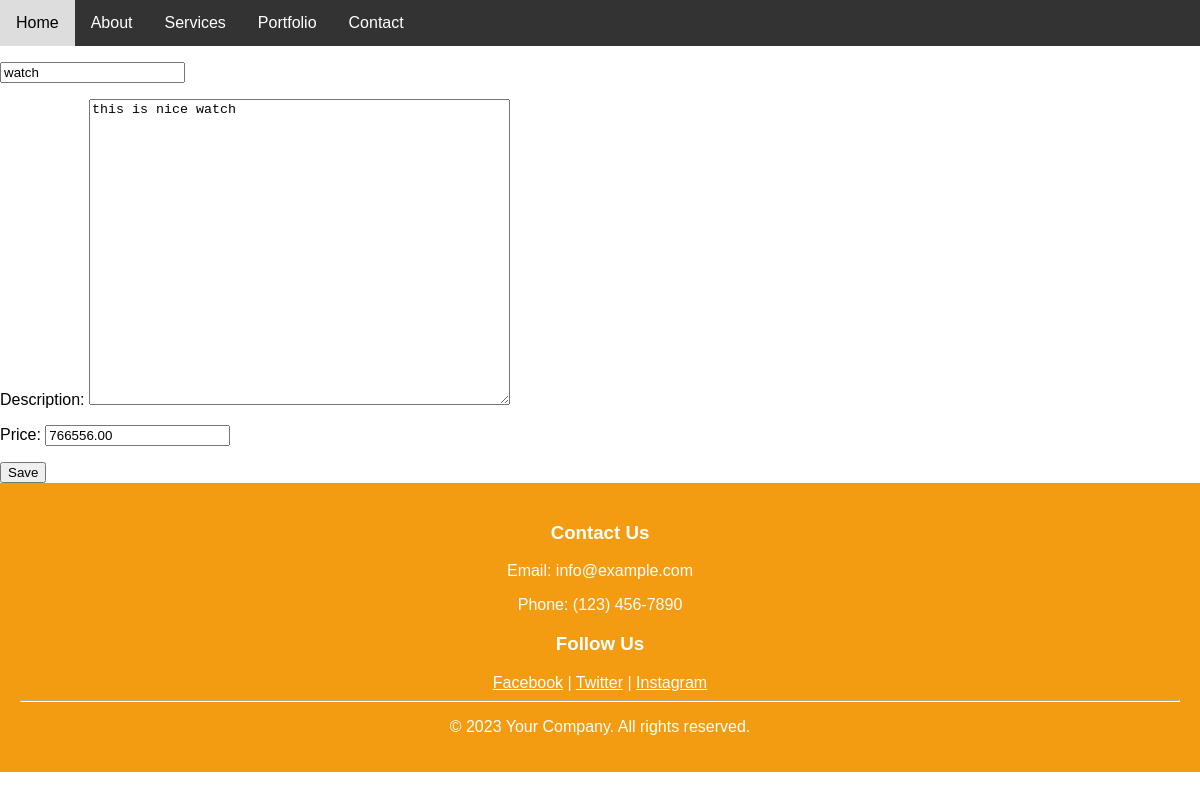
Screenshot of /products/26/update/ with the database file from the repository.
### products/models.py (models this page shows, shortened)
class Product(models.Model):
    title       = models.CharField(max_length=120)
    description = models.TextField(blank=True,null=True)
    price       = models.DecimalField(max_digits=100000,decimal_places=2)
    summary     = models.TextField(blank=True,null=False)
    features    = models.BooleanField(default=False)

### products/views.py (the view)
# urls.py: path("<int:id>/update/", product_update_view, name="product-update"),
def product_update_view(request,id=id):
    obj = get_object_or_404(Product, id=id)
    form = ProductForm(request.POST or None,instance=obj)
    if form.is_valid():
        form.save()
    context = {
        "form": form
    }
    return render(request,"products/product_create.html", context)

### products/forms.py
class ProductForm(forms.ModelForm):
    title          = forms.CharField(
        label='',
        widget=forms.TextInput(
            attrs={
                "placeholder":"your title"
                }))
    description    = forms.CharField(
        required=False,
        widget=forms.Textarea(
            attrs={
                "placeholder":"your Description",
                "class": "new-class-name two",
                "rows": "20",
                "cols": "50",
                "id": "my-sample-id",
            }
        ))
    price          = forms.DecimalField(initial=199.99)
    class Meta:
        model = Product
        fields = [
            'title',
            'description',
            'price'
        ]

### products/templates/products/product_create.html (shortened to what this page needs)
{% extends 'base.html' %}
{% block content %}
<form action="." method="POST">
    {{ form.as_p }}
    <input type="submit" value="Save"/>
</form>
{% endblock content %}

### templates/navbar.html (style rules this page uses)
body { font-family: Arial, sans-serif; margin: 0; padding: 0; }

### rows the page displays
Product: title "watch", description "this is nice watch", price "766556.00"
